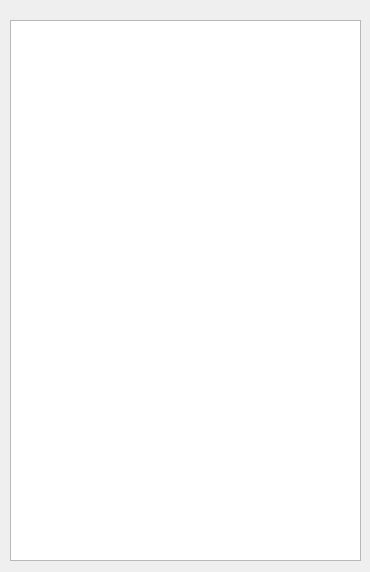
<?xml version="1.0" encoding="UTF-8"?>
<ui version="4.0">
 <class>Teachers_list</class>
 <widget class="QWidget" name="Teachers_list">
  <property name="geometry">
   <rect>
    <x>0</x>
    <y>0</y>
    <width>370</width>
    <height>572</height>
   </rect>
  </property>
  <property name="windowTitle">
   <string>Преподаватели и учебные часы</string>
  </property>
  <widget class="QTableView" name="tableView">
   <property name="geometry">
    <rect>
     <x>10</x>
     <y>20</y>
     <width>351</width>
     <height>541</height>
    </rect>
   </property>
  </widget>
 </widget>
 <resources/>
 <connections/>
</ui>
